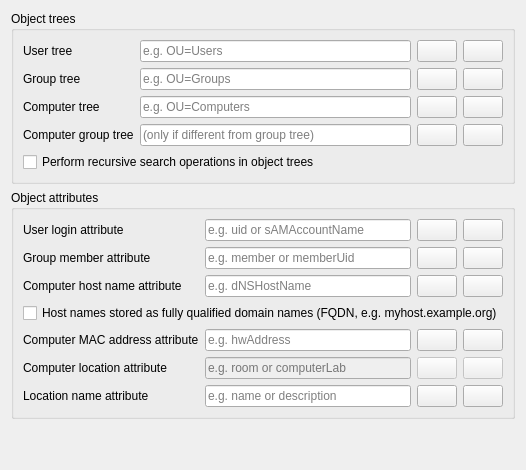
     <widget class="QWidget" name="environmentSettings">
      <attribute name="title">
       <string>Environment settings</string>
      </attribute>
      <layout class="QVBoxLayout" name="verticalLayout_6">
       <item>
        <widget class="QGroupBox" name="objectTrees">
         <property name="title">
          <string>Object trees</string>
         </property>
         <layout class="QGridLayout" name="gridLayout_21">
          <item row="3" column="1">
           <widget class="QLineEdit" name="computerGroupTree">
            <property name="placeholderText">
             <string>(only if different from group tree)</string>
            </property>
           </widget>
          </item>
          <item row="2" column="0">
           <widget class="QLabel" name="label_29">
            <property name="text">
             <string>Computer tree</string>
            </property>
           </widget>
          </item>
          <item row="4" column="0" colspan="4">
           <widget class="QCheckBox" name="recursiveSearchOperations">
            <property name="text">
             <string>Perform recursive search operations in object trees</string>
            </property>
           </widget>
          </item>
          <item row="0" column="0">
           <widget class="QLabel" name="label_16">
            <property name="text">
             <string>User tree</string>
            </property>
           </widget>
          </item>
          <item row="2" column="1">
           <widget class="QLineEdit" name="computerTree">
            <property name="placeholderText">
             <string>e.g. OU=Computers</string>
            </property>
           </widget>
          </item>
          <item row="1" column="0">
           <widget class="QLabel" name="label_28">
            <property name="text">
             <string>Group tree</string>
            </property>
           </widget>
          </item>
          <item row="3" column="0">
           <widget class="QLabel" name="label_40">
            <property name="text">
             <string>Computer group tree</string>
            </property>
           </widget>
          </item>
          <item row="0" column="1">
           <widget class="QLineEdit" name="userTree">
            <property name="placeholderText">
             <string>e.g. OU=Users</string>
            </property>
           </widget>
          </item>
          <item row="1" column="1">
           <widget class="QLineEdit" name="groupTree">
            <property name="placeholderText">
             <string>e.g. OU=Groups</string>
            </property>
           </widget>
          </item>
          <item row="0" column="2">
           <widget class="QPushButton" name="browseUserTree">
            <property name="icon">
             <iconset resource="../../../core/resources/core.qrc">
              <normaloff>:/core/edit-find.png</normaloff>:/core/edit-find.png</iconset>
            </property>
           </widget>
          </item>
          <item row="1" column="2">
           <widget class="QPushButton" name="browseGroupTree">
            <property name="icon">
             <iconset resource="../../../core/resources/core.qrc">
              <normaloff>:/core/edit-find.png</normaloff>:/core/edit-find.png</iconset>
            </property>
           </widget>
          </item>
          <item row="2" column="2">
           <widget class="QPushButton" name="browseComputerTree">
            <property name="icon">
             <iconset resource="../../../core/resources/core.qrc">
              <normaloff>:/core/edit-find.png</normaloff>:/core/edit-find.png</iconset>
            </property>
           </widget>
          </item>
          <item row="3" column="2">
           <widget class="QPushButton" name="browseComputerGroupTree">
            <property name="icon">
             <iconset resource="../../../core/resources/core.qrc">
              <normaloff>:/core/edit-find.png</normaloff>:/core/edit-find.png</iconset>
            </property>
           </widget>
          </item>
          <item row="0" column="3">
           <widget class="QPushButton" name="testUserTree">
            <property name="icon">
             <iconset resource="../../../core/resources/core.qrc">
              <normaloff>:/core/dialog-ok-apply.png</normaloff>:/core/dialog-ok-apply.png</iconset>
            </property>
           </widget>
          </item>
          <item row="1" column="3">
           <widget class="QPushButton" name="testGroupTree">
            <property name="icon">
             <iconset resource="../../../core/resources/core.qrc">
              <normaloff>:/core/dialog-ok-apply.png</normaloff>:/core/dialog-ok-apply.png</iconset>
            </property>
           </widget>
          </item>
          <item row="2" column="3">
           <widget class="QPushButton" name="testComputerTree">
            <property name="icon">
             <iconset resource="../../../core/resources/core.qrc">
              <normaloff>:/core/dialog-ok-apply.png</normaloff>:/core/dialog-ok-apply.png</iconset>
            </property>
           </widget>
          </item>
          <item row="3" column="3">
           <widget class="QPushButton" name="testComputerGroupTree">
            <property name="icon">
             <iconset resource="../../../core/resources/core.qrc">
              <normaloff>:/core/dialog-ok-apply.png</normaloff>:/core/dialog-ok-apply.png</iconset>
            </property>
           </widget>
          </item>
         </layout>
        </widget>
       </item>
       <item>
        <widget class="QGroupBox" name="objectAttributes">
         <property name="title">
          <string>Object attributes</string>
         </property>
         <layout class="QGridLayout" name="gridLayout_22">
          <item row="0" column="2">
           <widget class="QPushButton" name="browseUserLoginAttribute">
            <property name="icon">
             <iconset resource="../../../core/resources/core.qrc">
              <normaloff>:/core/edit-find.png</normaloff>:/core/edit-find.png</iconset>
            </property>
           </widget>
          </item>
          <item row="5" column="0">
           <widget class="QLabel" name="label_44">
            <property name="text">
             <string>Computer location attribute</string>
            </property>
           </widget>
          </item>
          <item row="3" column="0" colspan="4">
           <widget class="QCheckBox" name="computerHostNameAsFQDN">
            <property name="text">
             <string>Host names stored as fully qualified domain names (FQDN, e.g. myhost.example.org)</string>
            </property>
           </widget>
          </item>
          <item row="6" column="1">
           <widget class="QLineEdit" name="locationNameAttribute">
            <property name="placeholderText">
             <string>e.g. name or description</string>
            </property>
           </widget>
          </item>
          <item row="1" column="1">
           <widget class="QLineEdit" name="groupMemberAttribute">
            <property name="placeholderText">
             <string>e.g. member or memberUid</string>
            </property>
           </widget>
          </item>
          <item row="4" column="2">
           <widget class="QPushButton" name="browseComputerMacAddressAttribute">
            <property name="icon">
             <iconset resource="../../../core/resources/core.qrc">
              <normaloff>:/core/edit-find.png</normaloff>:/core/edit-find.png</iconset>
            </property>
           </widget>
          </item>
          <item row="0" column="0">
           <widget class="QLabel" name="label_33">
            <property name="text">
             <string>User login attribute</string>
            </property>
           </widget>
          </item>
          <item row="0" column="1">
           <widget class="QLineEdit" name="userLoginAttribute">
            <property name="placeholderText">
             <string>e.g. uid or sAMAccountName</string>
            </property>
           </widget>
          </item>
          <item row="6" column="0">
           <widget class="QLabel" name="label_42">
            <property name="text">
             <string>Location name attribute</string>
            </property>
           </widget>
          </item>
          <item row="5" column="1">
           <widget class="QLineEdit" name="computerLocationAttribute">
            <property name="enabled">
             <bool>false</bool>
            </property>
            <property name="placeholderText">
             <string>e.g. room or computerLab</string>
            </property>
           </widget>
          </item>
          <item row="2" column="2">
           <widget class="QPushButton" name="browseComputerHostNameAttribute">
            <property name="icon">
             <iconset resource="../../../core/resources/core.qrc">
              <normaloff>:/core/edit-find.png</normaloff>:/core/edit-find.png</iconset>
            </property>
           </widget>
          </item>
          <item row="1" column="2">
           <widget class="QPushButton" name="browseGroupMemberAttribute">
            <property name="icon">
             <iconset resource="../../../core/resources/core.qrc">
              <normaloff>:/core/edit-find.png</normaloff>:/core/edit-find.png</iconset>
            </property>
           </widget>
          </item>
          <item row="4" column="0">
           <widget class="QLabel" name="label_39">
            <property name="text">
             <string>Computer MAC address attribute</string>
            </property>
           </widget>
          </item>
          <item row="2" column="1">
           <widget class="QLineEdit" name="computerHostNameAttribute">
            <property name="placeholderText">
             <string>e.g. dNSHostName</string>
            </property>
           </widget>
          </item>
          <item row="4" column="1">
           <widget class="QLineEdit" name="computerMacAddressAttribute">
            <property name="placeholderText">
             <string>e.g. hwAddress</string>
            </property>
           </widget>
          </item>
          <item row="2" column="0">
           <widget class="QLabel" name="label_38">
            <property name="text">
             <string>Computer host name attribute</string>
            </property>
           </widget>
          </item>
          <item row="1" column="0">
           <widget class="QLabel" name="label_35">
            <property name="text">
             <string>Group member attribute</string>
            </property>
           </widget>
          </item>
          <item row="5" column="2">
           <widget class="QPushButton" name="browseComputerLocationAttribute">
            <property name="enabled">
             <bool>false</bool>
            </property>
            <property name="icon">
             <iconset resource="../../../core/resources/core.qrc">
              <normaloff>:/core/edit-find.png</normaloff>:/core/edit-find.png</iconset>
            </property>
           </widget>
          </item>
          <item row="6" column="2">
           <widget class="QPushButton" name="browseLocationNameAttribute">
            <property name="icon">
             <iconset resource="../../../core/resources/core.qrc">
              <normaloff>:/core/edit-find.png</normaloff>:/core/edit-find.png</iconset>
            </property>
           </widget>
          </item>
          <item row="0" column="3">
           <widget class="QPushButton" name="testUserLoginAttribute">
            <property name="icon">
             <iconset resource="../../../core/resources/core.qrc">
              <normaloff>:/core/dialog-ok-apply.png</normaloff>:/core/dialog-ok-apply.png</iconset>
            </property>
           </widget>
          </item>
          <item row="1" column="3">
           <widget class="QPushButton" name="testGroupMemberAttribute">
            <property name="icon">
             <iconset resource="../../../core/resources/core.qrc">
              <normaloff>:/core/dialog-ok-apply.png</normaloff>:/core/dialog-ok-apply.png</iconset>
            </property>
           </widget>
          </item>
          <item row="2" column="3">
           <widget class="QPushButton" name="testComputerHostNameAttribute">
            <property name="icon">
             <iconset resource="../../../core/resources/core.qrc">
              <normaloff>:/core/dialog-ok-apply.png</normaloff>:/core/dialog-ok-apply.png</iconset>
            </property>
           </widget>
          </item>
          <item row="4" column="3">
           <widget class="QPushButton" name="testComputerMacAddressAttribute">
            <property name="icon">
             <iconset resource="../../../core/resources/core.qrc">
              <normaloff>:/core/dialog-ok-apply.png</normaloff>:/core/dialog-ok-apply.png</iconset>
            </property>
           </widget>
          </item>
          <item row="5" column="3">
           <widget class="QPushButton" name="testComputerLocationAttribute">
            <property name="enabled">
             <bool>false</bool>
            </property>
            <property name="icon">
             <iconset resource="../../../core/resources/core.qrc">
              <normaloff>:/core/dialog-ok-apply.png</normaloff>:/core/dialog-ok-apply.png</iconset>
            </property>
           </widget>
          </item>
          <item row="6" column="3">
           <widget class="QPushButton" name="testLocationNameAttribute">
            <property name="icon">
             <iconset resource="../../../core/resources/core.qrc">
              <normaloff>:/core/dialog-ok-apply.png</normaloff>:/core/dialog-ok-apply.png</iconset>
            </property>
           </widget>
          </item>
         </layout>
        </widget>
       </item>
       <item>
        <spacer name="verticalSpacer_2">
         <property name="orientation">
          <enum>Qt::Vertical</enum>
         </property>
         <property name="sizeHint" stdset="0">
          <size>
           <width>20</width>
           <height>40</height>
          </size>
         </property>
        </spacer>
       </item>
      </layout>
     </widget>
